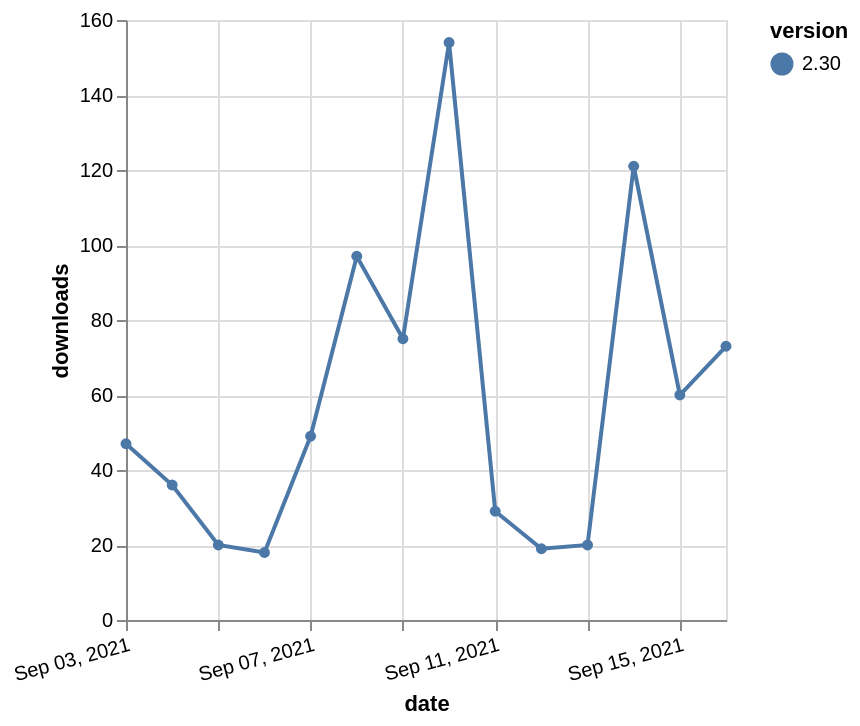

Vega-Lite specification stored for this chart:
### Vega-Lite specification from a JSON file in a GitHub repository (floating-point values rounded to 4 significant figures)
{"$schema": "https://vega.github.io/schema/vega-lite/v5.json", "description": "A simple bar chart with embedded data.", "data": {"values": [{"date": "2021-09-03", "total": 62744, "delta": 47, "version": "2.30"}, {"date": "2021-09-04", "total": 62780, "delta": 36, "version": "2.30"}, {"date": "2021-09-05", "total": 62800, "delta": 20, "version": "2.30"}, {"date": "2021-09-06", "total": 62818, "delta": 18, "version": "2.30"}, {"date": "2021-09-07", "total": 62867, "delta": 49, "version": "2.30"}, {"date": "2021-09-08", "total": 62964, "delta": 97, "version": "2.30"}, {"date": "2021-09-09", "total": 63039, "delta": 75, "version": "2.30"}, {"date": "2021-09-10", "total": 63193, "delta": 154, "version": "2.30"}, {"date": "2021-09-11", "total": 63222, "delta": 29, "version": "2.30"}, {"date": "2021-09-12", "total": 63241, "delta": 19, "version": "2.30"}, {"date": "2021-09-13", "total": 63261, "delta": 20, "version": "2.30"}, {"date": "2021-09-14", "total": 63382, "delta": 121, "version": "2.30"}, {"date": "2021-09-15", "total": 63442, "delta": 60, "version": "2.30"}, {"date": "2021-09-16", "total": 63515, "delta": 73, "version": "2.30"}]}, "width": "container", "mark": {"type": "line", "point": {"filled": true}}, "encoding": {"x": {"field": "date", "type": "temporal", "timeUnit": "yearmonthdate", "title": "date", "axis": {"labelAngle": -15}}, "y": {"field": "delta", "type": "quantitative", "title": "downloads"}, "color": {"field": "version", "type": "nominal"}, "tooltip": {"field": "delta"}}}
